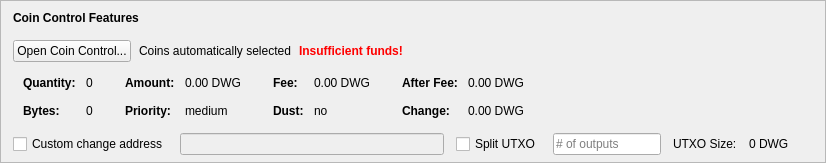
    <widget class="QFrame" name="frameCoinControl">
     <property name="sizePolicy">
      <sizepolicy hsizetype="Expanding" vsizetype="Expanding">
       <horstretch>0</horstretch>
       <verstretch>0</verstretch>
      </sizepolicy>
     </property>
     <property name="maximumSize">
      <size>
       <width>16777215</width>
       <height>16777215</height>
      </size>
     </property>
     <property name="frameShape">
      <enum>QFrame::StyledPanel</enum>
     </property>
     <property name="frameShadow">
      <enum>QFrame::Sunken</enum>
     </property>
     <layout class="QVBoxLayout" name="verticalLayoutCoinControl2">
      <property name="spacing">
       <number>0</number>
      </property>
      <property name="leftMargin">
       <number>12</number>
      </property>
      <property name="topMargin">
       <number>0</number>
      </property>
      <property name="rightMargin">
       <number>12</number>
      </property>
      <property name="bottomMargin">
       <number>6</number>
      </property>
      <item>
       <layout class="QVBoxLayout" name="verticalLayoutCoinControl" stretch="0,0,0,0,1">
        <property name="spacing">
         <number>0</number>
        </property>
        <property name="leftMargin">
         <number>0</number>
        </property>
        <property name="topMargin">
         <number>10</number>
        </property>
        <item>
         <layout class="QHBoxLayout" name="horizontalLayoutCoinControl1">
          <property name="bottomMargin">
           <number>15</number>
          </property>
          <item>
           <widget class="QLabel" name="labelCoinControlFeatures">
            <property name="sizePolicy">
             <sizepolicy hsizetype="Preferred" vsizetype="Maximum">
              <horstretch>0</horstretch>
              <verstretch>0</verstretch>
             </sizepolicy>
            </property>
            <property name="font">
             <font>
              <weight>75</weight>
              <bold>true</bold>
             </font>
            </property>
            <property name="styleSheet">
             <string notr="true">font-weight:bold;</string>
            </property>
            <property name="text">
             <string>Coin Control Features</string>
            </property>
           </widget>
          </item>
         </layout>
        </item>
        <item>
         <layout class="QHBoxLayout" name="horizontalLayoutCoinControl2" stretch="0,0,0,0">
          <property name="spacing">
           <number>8</number>
          </property>
          <property name="bottomMargin">
           <number>10</number>
          </property>
          <item>
           <widget class="QPushButton" name="pushButtonCoinControl">
            <property name="styleSheet">
             <string notr="true"/>
            </property>
            <property name="text">
             <string>Open Coin Control...</string>
            </property>
            <property name="autoDefault">
             <bool>false</bool>
            </property>
           </widget>
          </item>
          <item>
           <widget class="QLabel" name="labelCoinControlAutomaticallySelected">
            <property name="text">
             <string>Coins automatically selected</string>
            </property>
            <property name="margin">
             <number>5</number>
            </property>
           </widget>
          </item>
          <item>
           <widget class="QLabel" name="labelCoinControlInsuffFunds">
            <property name="font">
             <font>
              <weight>75</weight>
              <bold>true</bold>
             </font>
            </property>
            <property name="styleSheet">
             <string notr="true">color:red;font-weight:bold;</string>
            </property>
            <property name="text">
             <string>Insufficient funds!</string>
            </property>
            <property name="margin">
             <number>5</number>
            </property>
           </widget>
          </item>
          <item>
           <spacer name="horizontalSpacerCoinControl">
            <property name="orientation">
             <enum>Qt::Horizontal</enum>
            </property>
            <property name="sizeHint" stdset="0">
             <size>
              <width>40</width>
              <height>1</height>
             </size>
            </property>
           </spacer>
          </item>
         </layout>
        </item>
        <item>
         <widget class="QWidget" name="widgetCoinControl" native="true">
          <property name="sizePolicy">
           <sizepolicy hsizetype="Preferred" vsizetype="Preferred">
            <horstretch>0</horstretch>
            <verstretch>0</verstretch>
           </sizepolicy>
          </property>
          <property name="minimumSize">
           <size>
            <width>0</width>
            <height>0</height>
           </size>
          </property>
          <property name="styleSheet">
           <string notr="true"/>
          </property>
          <layout class="QHBoxLayout" name="horizontalLayoutCoinControl5">
           <property name="leftMargin">
            <number>0</number>
           </property>
           <property name="topMargin">
            <number>0</number>
           </property>
           <property name="rightMargin">
            <number>0</number>
           </property>
           <property name="bottomMargin">
            <number>0</number>
           </property>
           <item>
            <layout class="QHBoxLayout" name="horizontalLayoutCoinControl3" stretch="0,0,0,1">
             <property name="spacing">
              <number>20</number>
             </property>
             <property name="topMargin">
              <number>0</number>
             </property>
             <property name="bottomMargin">
              <number>10</number>
             </property>
             <item>
              <layout class="QFormLayout" name="formLayoutCoinControl1">
               <property name="horizontalSpacing">
                <number>10</number>
               </property>
               <property name="verticalSpacing">
                <number>14</number>
               </property>
               <property name="leftMargin">
                <number>10</number>
               </property>
               <property name="topMargin">
                <number>4</number>
               </property>
               <property name="rightMargin">
                <number>6</number>
               </property>
               <item row="0" column="0">
                <widget class="QLabel" name="labelCoinControlQuantityText">
                 <property name="font">
                  <font>
                   <weight>75</weight>
                   <bold>true</bold>
                  </font>
                 </property>
                 <property name="text">
                  <string>Quantity:</string>
                 </property>
                 <property name="margin">
                  <number>0</number>
                 </property>
                </widget>
               </item>
               <item row="0" column="1">
                <widget class="QLabel" name="labelCoinControlQuantity">
                 <property name="cursor">
                  <cursorShape>IBeamCursor</cursorShape>
                 </property>
                 <property name="contextMenuPolicy">
                  <enum>Qt::ActionsContextMenu</enum>
                 </property>
                 <property name="text">
                  <string notr="true">0</string>
                 </property>
                 <property name="margin">
                  <number>0</number>
                 </property>
                 <property name="textInteractionFlags">
                  <set>Qt::LinksAccessibleByMouse|Qt::TextSelectableByKeyboard|Qt::TextSelectableByMouse</set>
                 </property>
                </widget>
               </item>
               <item row="1" column="0">
                <widget class="QLabel" name="labelCoinControlBytesText">
                 <property name="font">
                  <font>
                   <weight>75</weight>
                   <bold>true</bold>
                  </font>
                 </property>
                 <property name="text">
                  <string>Bytes:</string>
                 </property>
                </widget>
               </item>
               <item row="1" column="1">
                <widget class="QLabel" name="labelCoinControlBytes">
                 <property name="cursor">
                  <cursorShape>IBeamCursor</cursorShape>
                 </property>
                 <property name="contextMenuPolicy">
                  <enum>Qt::ActionsContextMenu</enum>
                 </property>
                 <property name="text">
                  <string notr="true">0</string>
                 </property>
                 <property name="textInteractionFlags">
                  <set>Qt::LinksAccessibleByMouse|Qt::TextSelectableByKeyboard|Qt::TextSelectableByMouse</set>
                 </property>
                </widget>
               </item>
              </layout>
             </item>
             <item>
              <layout class="QFormLayout" name="formLayoutCoinControl2">
               <property name="horizontalSpacing">
                <number>10</number>
               </property>
               <property name="verticalSpacing">
                <number>14</number>
               </property>
               <property name="leftMargin">
                <number>6</number>
               </property>
               <property name="topMargin">
                <number>4</number>
               </property>
               <property name="rightMargin">
                <number>6</number>
               </property>
               <item row="0" column="0">
                <widget class="QLabel" name="labelCoinControlAmountText">
                 <property name="font">
                  <font>
                   <weight>75</weight>
                   <bold>true</bold>
                  </font>
                 </property>
                 <property name="text">
                  <string>Amount:</string>
                 </property>
                 <property name="margin">
                  <number>0</number>
                 </property>
                </widget>
               </item>
               <item row="0" column="1">
                <widget class="QLabel" name="labelCoinControlAmount">
                 <property name="cursor">
                  <cursorShape>IBeamCursor</cursorShape>
                 </property>
                 <property name="contextMenuPolicy">
                  <enum>Qt::ActionsContextMenu</enum>
                 </property>
                 <property name="text">
                  <string notr="true">0.00 DWG</string>
                 </property>
                 <property name="textInteractionFlags">
                  <set>Qt::LinksAccessibleByMouse|Qt::TextSelectableByKeyboard|Qt::TextSelectableByMouse</set>
                 </property>
                </widget>
               </item>
               <item row="1" column="0">
                <widget class="QLabel" name="labelCoinControlPriorityText">
                 <property name="font">
                  <font>
                   <weight>75</weight>
                   <bold>true</bold>
                  </font>
                 </property>
                 <property name="text">
                  <string>Priority:</string>
                 </property>
                </widget>
               </item>
               <item row="1" column="1">
                <widget class="QLabel" name="labelCoinControlPriority">
                 <property name="cursor">
                  <cursorShape>IBeamCursor</cursorShape>
                 </property>
                 <property name="contextMenuPolicy">
                  <enum>Qt::ActionsContextMenu</enum>
                 </property>
                 <property name="text">
                  <string>medium</string>
                 </property>
                 <property name="textInteractionFlags">
                  <set>Qt::LinksAccessibleByMouse|Qt::TextSelectableByKeyboard|Qt::TextSelectableByMouse</set>
                 </property>
                </widget>
               </item>
              </layout>
             </item>
             <item>
              <layout class="QFormLayout" name="formLayoutCoinControl3">
               <property name="horizontalSpacing">
                <number>10</number>
               </property>
               <property name="verticalSpacing">
                <number>14</number>
               </property>
               <property name="leftMargin">
                <number>6</number>
               </property>
               <property name="topMargin">
                <number>4</number>
               </property>
               <property name="rightMargin">
                <number>6</number>
               </property>
               <item row="0" column="0">
                <widget class="QLabel" name="labelCoinControlFeeText">
                 <property name="font">
                  <font>
                   <weight>75</weight>
                   <bold>true</bold>
                  </font>
                 </property>
                 <property name="text">
                  <string>Fee:</string>
                 </property>
                 <property name="margin">
                  <number>0</number>
                 </property>
                </widget>
               </item>
               <item row="0" column="1">
                <widget class="QLabel" name="labelCoinControlFee">
                 <property name="cursor">
                  <cursorShape>IBeamCursor</cursorShape>
                 </property>
                 <property name="contextMenuPolicy">
                  <enum>Qt::ActionsContextMenu</enum>
                 </property>
                 <property name="text">
                  <string notr="true">0.00 DWG</string>
                 </property>
                 <property name="textInteractionFlags">
                  <set>Qt::LinksAccessibleByMouse|Qt::TextSelectableByKeyboard|Qt::TextSelectableByMouse</set>
                 </property>
                </widget>
               </item>
               <item row="1" column="0">
                <widget class="QLabel" name="labelCoinControlLowOutputText">
                 <property name="font">
                  <font>
                   <weight>75</weight>
                   <bold>true</bold>
                  </font>
                 </property>
                 <property name="text">
                  <string>Dust:</string>
                 </property>
                </widget>
               </item>
               <item row="1" column="1">
                <widget class="QLabel" name="labelCoinControlLowOutput">
                 <property name="cursor">
                  <cursorShape>IBeamCursor</cursorShape>
                 </property>
                 <property name="contextMenuPolicy">
                  <enum>Qt::ActionsContextMenu</enum>
                 </property>
                 <property name="text">
                  <string>no</string>
                 </property>
                 <property name="textInteractionFlags">
                  <set>Qt::LinksAccessibleByMouse|Qt::TextSelectableByKeyboard|Qt::TextSelectableByMouse</set>
                 </property>
                </widget>
               </item>
              </layout>
             </item>
             <item>
              <layout class="QFormLayout" name="formLayoutCoinControl4">
               <property name="horizontalSpacing">
                <number>10</number>
               </property>
               <property name="verticalSpacing">
                <number>14</number>
               </property>
               <property name="leftMargin">
                <number>6</number>
               </property>
               <property name="topMargin">
                <number>4</number>
               </property>
               <property name="rightMargin">
                <number>6</number>
               </property>
               <item row="0" column="0">
                <widget class="QLabel" name="labelCoinControlAfterFeeText">
                 <property name="font">
                  <font>
                   <weight>75</weight>
                   <bold>true</bold>
                  </font>
                 </property>
                 <property name="text">
                  <string>After Fee:</string>
                 </property>
                 <property name="margin">
                  <number>0</number>
                 </property>
                </widget>
               </item>
               <item row="0" column="1">
                <widget class="QLabel" name="labelCoinControlAfterFee">
                 <property name="cursor">
                  <cursorShape>IBeamCursor</cursorShape>
                 </property>
                 <property name="contextMenuPolicy">
                  <enum>Qt::ActionsContextMenu</enum>
                 </property>
                 <property name="text">
                  <string notr="true">0.00 DWG</string>
                 </property>
                 <property name="textInteractionFlags">
                  <set>Qt::LinksAccessibleByMouse|Qt::TextSelectableByKeyboard|Qt::TextSelectableByMouse</set>
                 </property>
                </widget>
               </item>
               <item row="1" column="0">
                <widget class="QLabel" name="labelCoinControlChangeText">
                 <property name="font">
                  <font>
                   <weight>75</weight>
                   <bold>true</bold>
                  </font>
                 </property>
                 <property name="text">
                  <string>Change:</string>
                 </property>
                </widget>
               </item>
               <item row="1" column="1">
                <widget class="QLabel" name="labelCoinControlChange">
                 <property name="cursor">
                  <cursorShape>IBeamCursor</cursorShape>
                 </property>
                 <property name="contextMenuPolicy">
                  <enum>Qt::ActionsContextMenu</enum>
                 </property>
                 <property name="text">
                  <string notr="true">0.00 DWG</string>
                 </property>
                 <property name="textInteractionFlags">
                  <set>Qt::LinksAccessibleByMouse|Qt::TextSelectableByKeyboard|Qt::TextSelectableByMouse</set>
                 </property>
                </widget>
               </item>
              </layout>
             </item>
            </layout>
           </item>
          </layout>
         </widget>
        </item>
        <item>
         <layout class="QHBoxLayout" name="horizontalLayoutCoinControl4" stretch="0,0,0,0,0,0,0">
          <property name="spacing">
           <number>12</number>
          </property>
          <property name="sizeConstraint">
           <enum>QLayout::SetDefaultConstraint</enum>
          </property>
          <property name="topMargin">
           <number>5</number>
          </property>
          <property name="rightMargin">
           <number>5</number>
          </property>
          <item>
           <widget class="QCheckBox" name="checkBoxCoinControlChange">
            <property name="toolTip">
             <string>If this is activated, but the change address is empty or invalid, change will be sent to a newly generated address.</string>
            </property>
            <property name="text">
             <string>Custom change address</string>
            </property>
           </widget>
          </item>
          <item>
           <widget class="QValidatedLineEdit" name="lineEditCoinControlChange">
            <property name="enabled">
             <bool>false</bool>
            </property>
            <property name="sizePolicy">
             <sizepolicy hsizetype="Expanding" vsizetype="Fixed">
              <horstretch>0</horstretch>
              <verstretch>0</verstretch>
             </sizepolicy>
            </property>
           </widget>
          </item>
          <item>
           <widget class="QCheckBox" name="splitBlockCheckBox">
            <property name="text">
             <string>Split UTXO</string>
            </property>
           </widget>
          </item>
          <item>
           <widget class="QLineEdit" name="splitBlockLineEdit">
            <property name="sizePolicy">
             <sizepolicy hsizetype="Fixed" vsizetype="Fixed">
              <horstretch>50</horstretch>
              <verstretch>0</verstretch>
             </sizepolicy>
            </property>
            <property name="placeholderText">
             <string># of outputs</string>
            </property>
           </widget>
          </item>
          <item>
           <widget class="QLabel" name="labelBlockSizeText">
            <property name="text">
             <string>UTXO Size:</string>
            </property>
           </widget>
          </item>
          <item>
           <widget class="QLabel" name="labelBlockSize">
            <property name="text">
             <string>0 DWG</string>
            </property>
           </widget>
          </item>
          <item>
           <widget class="QLabel" name="labelCoinControlChangeLabel">
            <property name="sizePolicy">
             <sizepolicy hsizetype="Preferred" vsizetype="Expanding">
              <horstretch>0</horstretch>
              <verstretch>0</verstretch>
             </sizepolicy>
            </property>
            <property name="minimumSize">
             <size>
              <width>0</width>
              <height>0</height>
             </size>
            </property>
            <property name="text">
             <string/>
            </property>
            <property name="margin">
             <number>3</number>
            </property>
           </widget>
          </item>
         </layout>
        </item>
        <item>
         <spacer name="verticalSpacerCoinControl">
          <property name="orientation">
           <enum>Qt::Vertical</enum>
          </property>
          <property name="sizeHint" stdset="0">
           <size>
            <width>800</width>
            <height>1</height>
           </size>
          </property>
         </spacer>
        </item>
       </layout>
      </item>
     </layout>
    </widget>
